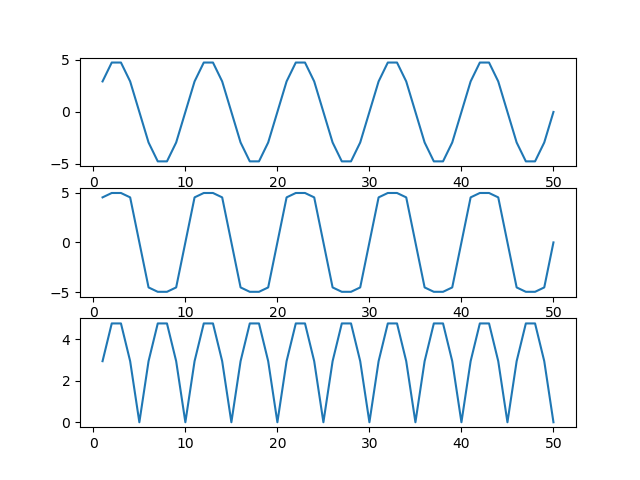

Recreate this plot in Python.
import numpy as np 
import matplotlib.pyplot as plt 

x_max = 5
f = 10
fs = 100
muy = 255
n = np.arange(1,51,1)
V = x_max
A = 87.56
x_n = []
y_n = []
z_n = []
for i in n:
	x_n.append(x_max*np.sin(2*np.pi*i*f/fs))
# print(x_n)
for k in range(0,50):
	if (np.abs(x_n[k]) <= V/A):
		y_n.append(A*np.abs(x_n[k])*np.sign(x_n[k])/(1+np.log(A)))
		# if(y_n[k]>=0):
		# z_n.append(np.abs(y_n[k])*(1+np.log(A))/A)
		# else:
		# 	z_n.append(-y_n[k]*(1+np.log(A))/A)
	# elif (V/A <= np.abs(x_n[k])):
	else:
		y_n.append(V*(1+np.log(A*np.abs(x_n[k])/V))*np.sign(x_n[k])/(1+np.log(A))) 
		# if(y_n[k]>=0):
		# z_n.append((np.exp(np.abs(y_n[k])*(1+np.log(A))/V-1))*V/A)
		# else:
		# 	z_n.append(-V*(np.exp(y_n[k]*(1+np.log(A))/V-1))/A)


for k in range(0,50):
	if (np.abs(y_n[k]) <= V/(1+np.log(A))):
		z_n.append(np.abs(y_n[k])*(1+np.log(A))/A)
	# elif((V/(1+np.log(A)))<=np.abs(y_n[k])):
	else:
		z_n.append((np.exp(np.abs(y_n[k])*(1+np.log(A))/V-1))*V/A)

plt.subplot(3,1,1)
plt.plot(n, x_n)

plt.subplot(3,1,2)
plt.plot(n, y_n)

plt.subplot(3,1,3)
plt.plot(n, z_n)

plt.savefig("Law_A")
plt.show()